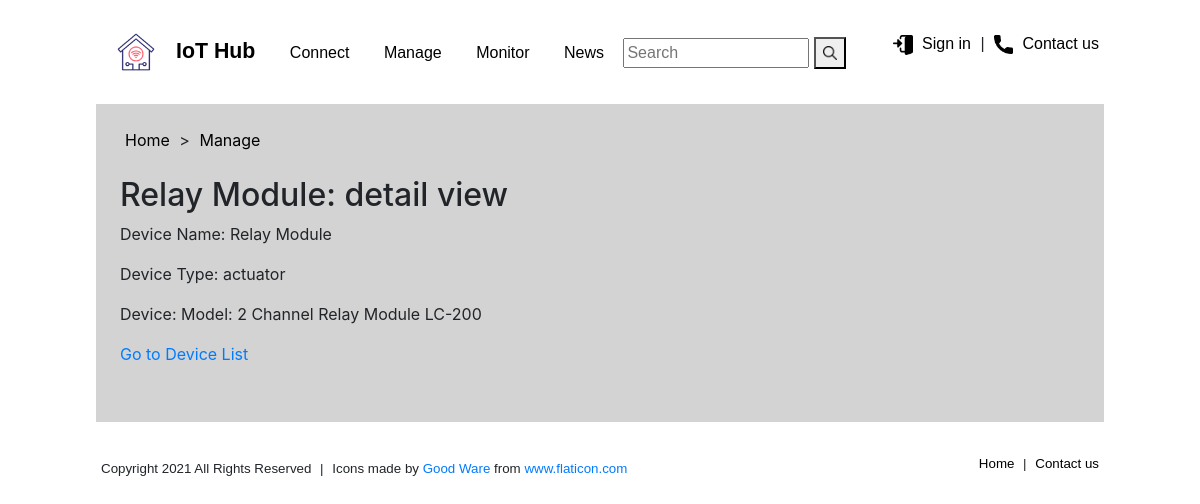
The app's page /CNIT581-048-project3/detail/22/ with its own data.
### hubapp/models.py (models this page shows, shortened)
class Devices(models.Model):
    device_name = models.CharField(max_length=20, default="")
    type_choices = (
        ('sensor', 'sensor'),
        ('actuator', 'actuator'),
    )
    device_type = models.CharField(max_length=10, choices=type_choices)
    device_model = models.CharField(max_length=30, default="")
    last_updated = models.DateTimeField(auto_now=True)
    registered = models.DateTimeField(auto_now_add=True)
    user = models.ForeignKey(settings.AUTH_USER_MODEL, related_name='devices',  on_delete=models.CASCADE, default="")

### hubapp/views.py (the view)
# urls.py: path('detail/<int:id>/', views.detail, name='detail'),
def detail(request, id):
    device = Devices.objects.get(pk=id)
    return render(request, 'hubapp/detail.html', {'device': device})

### hubapp/templates/hubapp/detail.html
{% extends "hubapp/base.html" %}
{% block header %}
    <a href="{% url 'index' %}">Home</a> >
    <a href="{% url 'list' %}">Manage</a>
{% endblock header %}
{% block title %}
    <h2>
        {{device.device_name}}: detail view
    </h2>
{% endblock title %}
{% block content %}
    <div>
      <p>Device Name: {{device.device_name}}</p>
    </div>
     <div>
      <p>Device Type: {{device.device_type}}</p>
    </div>
    <div>
      <p>Device: Model: {{device.device_model}}</p>
    </div>
  <div><a href="{% url 'list' %}">Go to Device List</a></div>
{% endblock content %}

### hubapp/static/hubapp/style.css (style rules this page uses)
* { box-sizing: border-box; }
body { padding: 2vh 4vw 2vh 4vw; }
#title-container > a { margin: 5px; color: black; }

### records on screen
Devices: device_name "Relay Module", device_type "actuator", device_model "2 Channel Relay Module LC-200"
